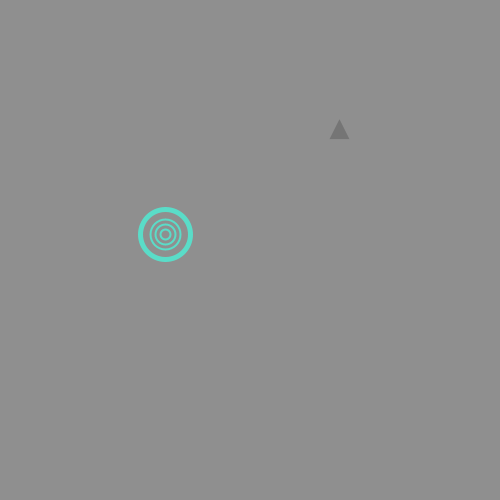
Frame 1 (no input)
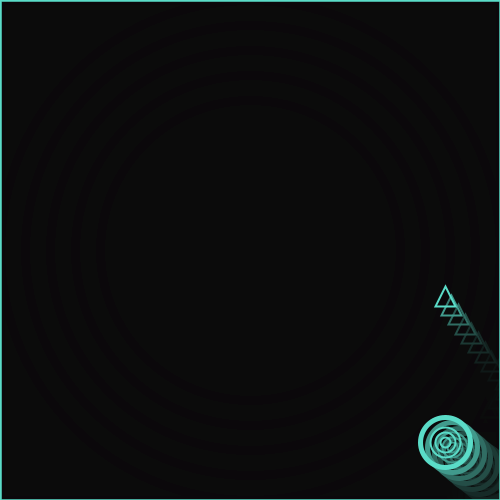
Frame 60 (the mouse pressed at the canvas centre just before this capture)
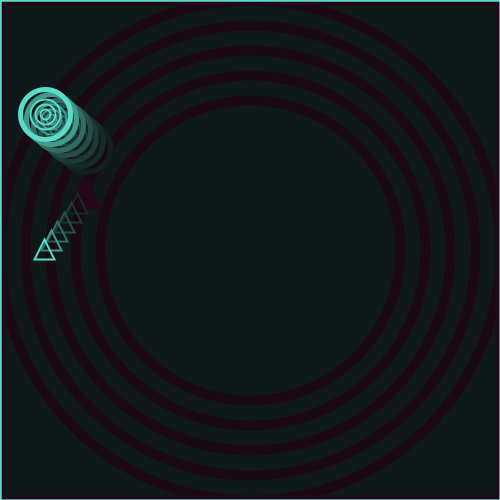
Frame 120 (the mouse held since frame 60 and released just before this capture)

The Processing sketch that drew these frames (run headless with seeded random() and noise(); from frame 60 on, the mouse is pressed at the canvas centre):

// Processing sketch: processing_115344
// ── processing_115344.pde

// Hyun Jean Kwon
// © Hyun Jean Kwon Fall 2013, Pittsburgh, PA
// HW7 Course 60257


float x1, y1, sz1, dx1, dy1;
float x2, y2, sz2, dx2, dy2;
color col1, col2;


void setup()
{
  rectMode(CENTER);
  smooth();
  noStroke();
  frameRate(40);
  size(500, 500);
  
  x1 = random(width);
  y1 = random(height);
  sz1 = random( 20, 60);
  dx1 = random( 5, 10);
  dy1 = random( 5, 10);
  
  x2 = random(width);
  y2 = random(height);
  sz2 = random( 20, 60);
  dx2 = random( 5, 10);
  dy2 = random( 5, 10);
}


void draw()
{ prepWindow();

  moveFig1();
  drawFig1();
  
  moveFig2();
  drawFig2();
  
  checkCollision();
}


void prepWindow()
{ fill(10, 80);
  rect(width/2, height/2, width, height);
}


void drawFig1()
{
  fill(10, 50);
  triangle(x1, y1, x1+10, y1-20, x1+20, y1);
}
void moveFig1()
{
  x1 += dx1;
  y1 += dy1;
    if (x1 > width || x1 < 0)
 {
   dx1 = -dx1;
   x1 += dx1;
  }
    else if (y1 > height|| y1 < 0)
  {
    dy1 = -dy1;
    y1 += dy1;
  }}


void drawFig2()
{
  noFill();
  stroke(90, 220, 200);
  strokeWeight(5);
  ellipse(x2, y2, 50, 50);
  strokeWeight(2);
  ellipse(x2, y2, 30, 30);
  ellipse(x2, y2, 20, 20);
  ellipse(x2, y2, 10, 10);
  }
void moveFig2()
{
 x2 += dx2;
 y2 += dy2;
    if (x2 > width || x2 < 0)
 {
   dx2 = -dx2;
   x2 += dx2;
  }
    else if (y2 > height|| y2 < 0)
  {
    dy2 = -dy2;
    y2 += dy2;
  }}
  
  
void checkCollision()
{
//  float colDist = sz1/2 +sz2/2;
//  if (d <+ colDist)
  float d = dist(x1, y1, x2, y2);
  if ( d < (sz1/2 +sz2/2))
  {
    dx1 = dx2;
  noStroke();
  fill( 90, 220, 200);
  rect(width/2, height/2, width, height);
  noFill();
  strokeWeight(10);
  stroke( 255, 0, 166);
  ellipse(width/2, height/2, 500, 500);
  ellipse(width/2, height/2, 450, 450);
  ellipse(width/2, height/2, 400, 400);
  ellipse(width/2, height/2, 350, 350);
  ellipse(width/2, height/2, 300, 300);
  }}
  

void keyPressed()
{
  if (keyCode == RIGHT)
  {dx1++;
  }
  else if (keyCode == LEFT)
  {dx1--;
  }
  else if (keyCode == UP)
  {dy1++;
  }
  else if (keyCode == DOWN)
  {dy1--;
  }
  else if (key == 'a')
  {dx2--;
  }
  else if (key == 'd')
  {dx2++;
  }
  else if (key == 'w')
  {dy2++;
  }
  else if (key == 's')
  {dy2--;
  }
  else if (keyCode == ' ')
  {
    x1 = random(width);
    y1 = random(height);
    x2 = random(width);
    y2 = random(height);
    dx1 = random(5, 10);
    dy1 = random(5, 10);
    dx2 = random(5, 10);
    dy2 = random(5, 10);
  }}
